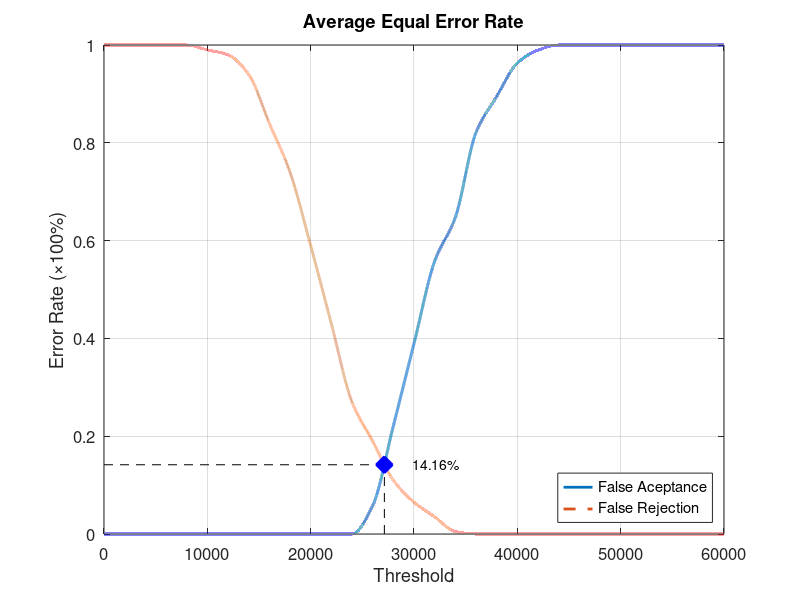
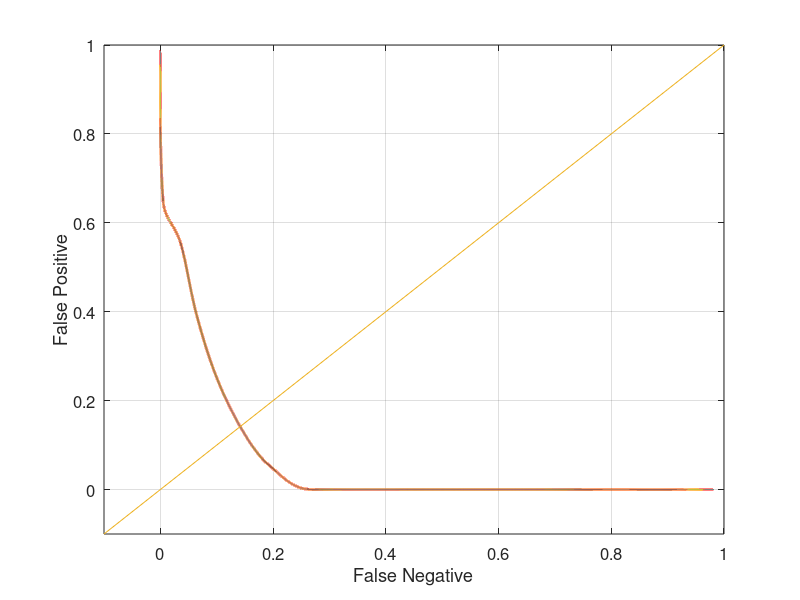

Write MATLAB code to recreate these figures, in order.
function yEER = Database4_3
close all;
clear;
clc;
x = 0:2000:60000;
xq = 0:0.5:60000;

y0 = [0 0 0 0 0 0 0 0 0 0 0 0 0 0.0578947 0.221053 0.389474 0.557895 0.647368 0.821053 0.894737 0.963158 0.989474 1 1 1 1 1 1 1 1 1];
yy0 = interp1(x, y0, xq, 'pchip');
y1 = [1 1 1 1 1 0.99 0.98 0.94 0.84 0.74 0.59 0.43 0.27 0.19 0.11 0.065 0.035 0.005 0 0 0 0 0 0 0 0 0 0 0 0 0];
yy1 = interp1(x, y1, xq, 'pchip');

% Calculating EER: 
y2 = abs(y0 - y1);
find(y2 == min(y2))
yy2 = abs(yy0 - yy1);
xEER = find(yy2 == min(yy2));
xEERIndex = xq(xEER) % X-axis EER
yEER = yy0(xEER) % Y-axis EER

main = figure
plot(xq, yy0,'-','LineWidth', 2);	hold on
plot(xq, yy1,'--','LineWidth', 2);	hold on
plot([xEERIndex xEERIndex], [0 yEER], 'k--');	hold on
plot([0 xEERIndex], [yEER yEER], 'k--');	hold on
plot(xEERIndex, yEER, 'bx', 'LineWidth', 10);	hold on
text(xEERIndex + 10 * xEERIndex / 100, yEER, [num2str(round((10000 * yEER)) / 100) '%'])
legend('False Aceptance', 'False Rejection', 'Location', 'SouthEast')
xlabel('Threshold')
ylabel('Error Rate (\times100%)')
title('Average Equal Error Rate')
set(gca, 'FontSize', 12)
axis([0 60000 0 1])
grid on

print(main, 'Database4_3Main', '-dpng');
FNRxFPR = figure('Color', [1 1 1]);
plot(yy1, yy0, '-', yy1, yy0, 'LineWidth', 2);
hold on
y = -0.1:0.1:1
plot(y, y); 
set(gca, 'FontSize', 12)
xlabel('False Negative')
ylabel('False Positive')
axis([-0.1 1 -0.1 1])
set(gca, 'FontSize', 12)
grid on

print(FNRxFPR, 'Database4_3FNRxFPR','-dpng');
end
